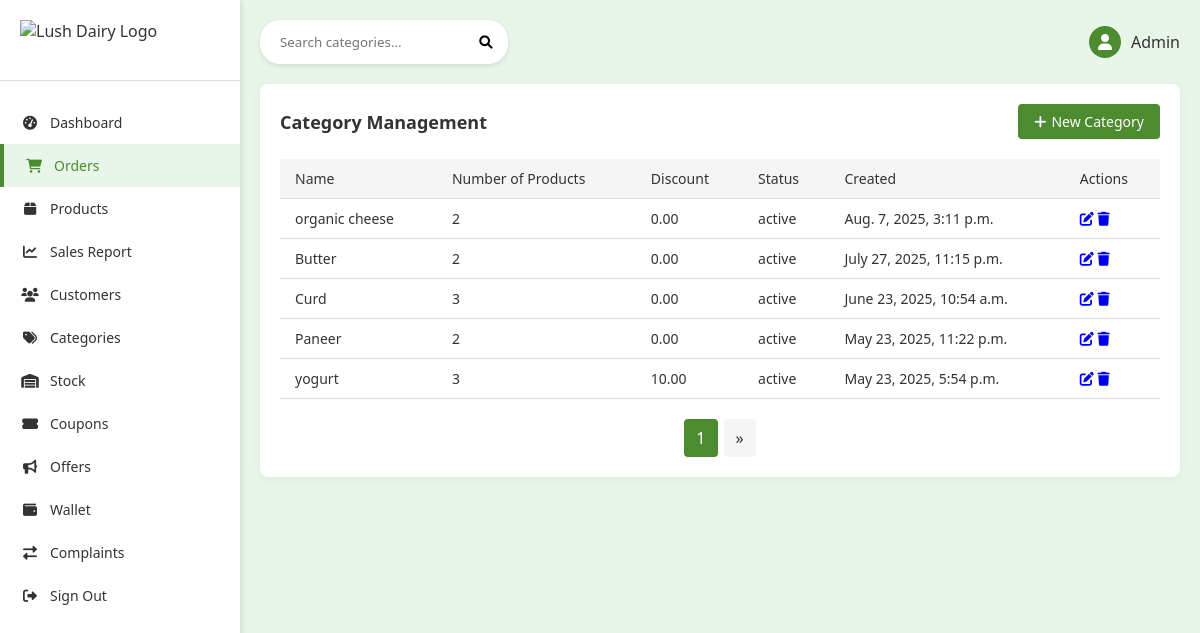
/accounts/categories/, run on an earlier commit of the app's database.
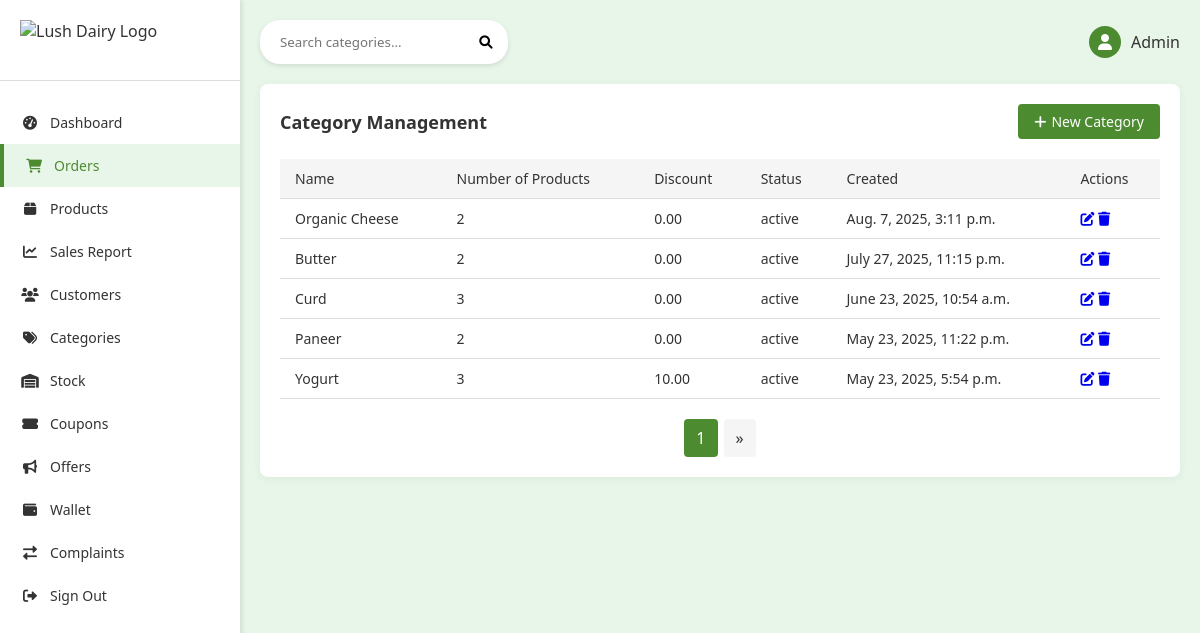
And on a later commit of the database.
### accounts/models.py (models this page shows, shortened)
class Category(models.Model):
    STATUS_CHOICES = (
        ("active", "Active"),
        ("inactive", "Inactive"),
    )
    name = models.CharField(max_length=100, unique=True)
    created_at = models.DateTimeField(default=timezone.now)
    is_deleted = models.BooleanField(default=False)
    number_of_products = models.PositiveIntegerField(default=0)
    status = models.CharField(max_length=10, choices=STATUS_CHOICES, default="active")
    discount_percentage = models.DecimalField(
        max_digits=5, decimal_places=2, default=0.00
    )
    offer_text = models.CharField(max_length=255, blank=True, null=True)
    is_available = models.BooleanField(default=True)
    is_blocked = models.BooleanField(default=False)
    image = models.ImageField(upload_to="categories/", blank=True, null=True)
    objects = CategoryManager()
    all_objects = models.Manager()

### accounts/views.py (the view)
# urls.py: path("accounts/categories/", views.category_list, name="category_list"),
def category_list(request):
    search_query = request.GET.get("search", "")
    categories = Category.objects.filter(is_deleted=False)
    if search_query:
        categories = categories.filter(name__icontains=search_query)
    categories = categories.order_by("-created_at")
    paginator = Paginator(categories, 5)
    page_number = request.GET.get("page")
    page_obj = paginator.get_page(page_number)
    return render(
        request,
        "admin_panel/category_list.html",
        {
            "page_obj": page_obj,
            "search_query": search_query,
        },
    )

### accounts/models.py (called while the page is built)
    def get_queryset(self):
        return super().get_queryset().filter(is_deleted=False)

### templates/admin_panel/category_list.html (shortened to what the changed rows need)
{% extends 'admin_panel/base.html' %}
{% load static %}
{% block content %}
    <!DOCTYPE html>
    <html lang="en">
        <head>
            <link href="https://cdnjs.cloudflare.com/ajax/libs/font-awesome/6.0.0-beta3/css/all.min.css"
                  rel="stylesheet">
        </head>
        <body>
            <div class="container">
                <div class="main-content">
                    <div class="categories-section">
                        <div class="section-header">
                            <h2 class="section-title">Category Management</h2>
                        </div>
                        <table class="categories-table">
                            <thead>
                                <tr>
                                    <th>Name</th>
                                    <th>Number of Products</th>
                                    <th>Discount</th>
                                    <th>Status</th>
                                    <th>Created</th>
                                    <th>Actions</th>
                                </tr>
                            </thead>
                            <tbody>
                                {% for category in page_obj %}
                                    <tr>
                                        <td>{{ category.name }}</td>
                                        <td>{{ category.number_of_products }}</td>
                                        <td>{{ category.discount_percentage }}</td>
                                        <td>{{ category.status }}</td>
                                        <td>{{ category.created_at }}</td>
                                        <td>
                                            <a href="{% url 'admin_panel:category_edit' category.pk %}"><i class="fas fa-edit"></i></a>
                                            <a href="{% url 'admin_panel:category_delete' category.pk %}"
                                               onclick="return confirm('Are you sure?')"><i class="fas fa-trash"></i></a>
                                        </td>
                                    </tr>
                                {% empty %}
                                    <tr>
                                        <td colspan="6">No categories found.</td>
                                    </tr>
                                {% endfor %}
                            </tbody>
                        </table>
                    </div>
                </div>
            </div>
        </body>
    </html>
{% endblock %}

What changed in the data, as far as the page shows it:
changed Category: name "organic cheese" → "Organic Cheese"
changed Category: name "yogurt" → "Yogurt"
